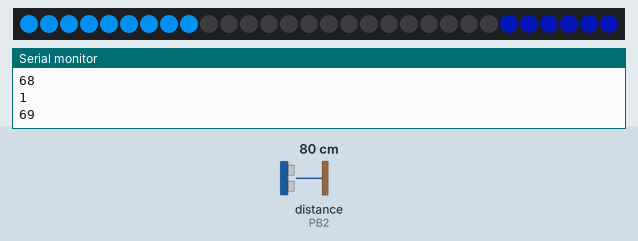
This sketch was run on a simulated ATtiny85, built with avr-gcc and run on an emulated ATtiny85. Parts: 30 RGB LEDs in strip order, left to right, the last lines printed to the serial monitor. Wiring (inferred from the names in the program): ultrasonic range finder: trigger PB3; echo PB2. The inputs (shaded band) are chosen by the test bench; at power-on: distance to the obstacle (sensor on PB2) 80 cm. The echo pulse lasts 58.3 µs per cm; dim RGB values are drawn brighter than linear; random numbers use the default seed unless the sketch sets one.

Above: at 1.28 s.
1.3 s: distance to the obstacle (sensor on PB2) set to 2 cm
At 1.38 s:
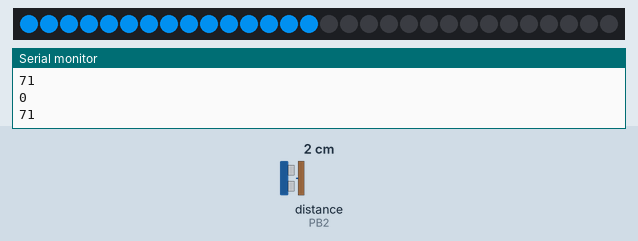
At 3.64 s:
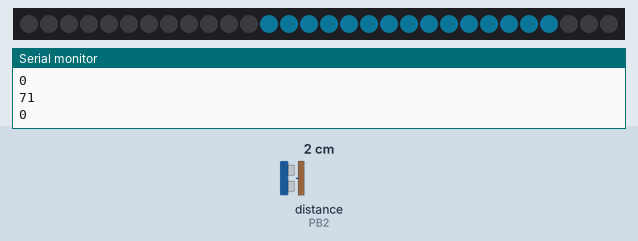
4.4 s: distance to the obstacle (sensor on PB2) set to 4 cm
At 8.63 s:
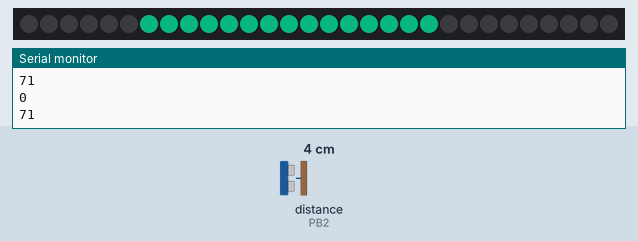

The sketch:

Interactive_Stair.ino
```cpp
// Simple strand test for Adafruit Dot Star RGB LED strip.
// This is a basic diagnostic tool, NOT a graphics demo...helps confirm
// correct wiring and tests each pixel's ability to display red, green
// and blue and to forward data down the line.  By limiting the number
// and color of LEDs, it's reasonably safe to power a couple meters off
// the Arduino's 5V pin.  DON'T try that with other code!

//1M STRIP

#include <Adafruit_DotStar.h>
// Because conditional #includes don't work w/Arduino sketches...
#include <SPI.h>         // COMMENT OUT THIS LINE FOR GEMMA OR TRINKET
//#include <avr/power.h> // ENABLE THIS LINE FOR GEMMA OR TRINKET

#define NUMPIXELS 30 // Number of LEDs in strip

// Here's how to control the LEDs from any two pins:
#define DATAPIN    4
#define CLOCKPIN   5
Adafruit_DotStar strip = Adafruit_DotStar(
  NUMPIXELS, DATAPIN, CLOCKPIN, DOTSTAR_BRG);
// The last parameter is optional -- this is the color data order of the
// DotStar strip, which has changed over time in different production runs.
// Your code just uses R,G,B colors, the library then reassigns as needed.
// Default is DOTSTAR_BRG, so change this if you have an earlier strip.

// Hardware SPI is a little faster, but must be wired to specific pins
// (Arduino Uno = pin 11 for data, 13 for clock, other boards are different).
//Adafruit_DotStar strip = Adafruit_DotStar(NUMPIXELS, DOTSTAR_BRG);

int trig = 3;
int echo = 2;
int a=0;
int timer=0;

void setup() {

#if defined(__AVR_ATtiny85__) && (F_CPU == 16000000L)
  clock_prescale_set(clock_div_1); // Enable 16 MHz on Trinket
#endif
  Serial.begin(9600);
  pinMode(trig,OUTPUT);
  pinMode(echo,INPUT);
  strip.begin(); // Initialize pins for output
  strip.show();  // Turn all LEDs off ASAP

}

// Runs 10 LEDs at a time along strip, cycling through red, green and blue.
// This requires about 200 mA for all the 'on' pixels + 1 mA per 'off' pixel.

int      head  = 0, tail = -15; // Index of first 'on' and 'off' pixels

uint32_t color = 100000;      // 'On' color (starts red)

void loop() {
  int ran = random(100000,500000);

  long duration, distance;
  digitalWrite(trig,LOW);
  delayMicroseconds(2);
  digitalWrite(trig, HIGH);
  delayMicroseconds(10);
  digitalWrite(trig, LOW);
  duration = pulseIn(echo, HIGH);
  distance = duration * 17 / 1000;

  //Serial.println(distance);
  a=1;

  if(a==0){
    if(distance <= 60){
     strip.setPixelColor(head, color); // 'On' pixel at head
     strip.setPixelColor(tail, 0);     // 'Off' pixel at tail
     strip.show(); // Refresh strip
     a = 1;
    }
    else if(distance >60){
      strip.setPixelColor(head,0);
      strip.setPixelColor(tail,0);
      strip.show();
    }
  }
  if(a==1){
    if(distance>60){
     timer+=1;
     if(timer>=500){
      strip.setPixelColor(head,0);
      strip.setPixelColor(tail,0);
      strip.show();

     }
     else{
      strip.setPixelColor(head, color); // 'On' pixel at head
      strip.setPixelColor(tail, 0);     // 'Off' pixel at tail
      strip.show(); // Refresh strip
     }
    }
    else if(distance <= 60){
     strip.setPixelColor(head, color); // 'On' pixel at head
     strip.setPixelColor(tail, 0);     // 'Off' pixel at tail
     strip.show(); // Refresh strip
     a=0;
    }
  }
 Serial.println(a);
 Serial.println(timer);
  delay(10);                        // Pause 20 milliseconds (~50 FPS)

  if(++head >= NUMPIXELS) {         // Increment head index.  Off end of strip?
    head = 0;                       //  Yes, reset head index to start
   //  Next color (R->G->B) ... past blue now?
    if(color<=15581378)
     color = color+=ran;             //   Yes, reset to red
    else
     color = 100000;
  }
  if(++tail >= NUMPIXELS) tail = 0; // Increment, reset tail index
}
```
